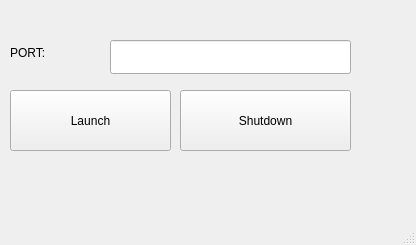
<?xml version="1.0" encoding="UTF-8"?>
<ui version="4.0">
 <class>MyServer</class>
 <widget class="QMainWindow" name="MyServer">
  <property name="geometry">
   <rect>
    <x>0</x>
    <y>0</y>
    <width>416</width>
    <height>245</height>
   </rect>
  </property>
  <property name="windowTitle">
   <string>Server</string>
  </property>
  <widget class="QWidget" name="centralwidget">
   <widget class="QPushButton" name="launchButton">
    <property name="geometry">
     <rect>
      <x>10</x>
      <y>90</y>
      <width>161</width>
      <height>61</height>
     </rect>
    </property>
    <property name="text">
     <string>Launch</string>
    </property>
   </widget>
   <widget class="QPushButton" name="shutdownButton">
    <property name="geometry">
     <rect>
      <x>180</x>
      <y>90</y>
      <width>171</width>
      <height>61</height>
     </rect>
    </property>
    <property name="text">
     <string>Shutdown</string>
    </property>
   </widget>
   <widget class="QLabel" name="portLable">
    <property name="geometry">
     <rect>
      <x>10</x>
      <y>40</y>
      <width>98</width>
      <height>26</height>
     </rect>
    </property>
    <property name="text">
     <string>PORT:</string>
    </property>
   </widget>
   <widget class="QLineEdit" name="portNumberEdit">
    <property name="geometry">
     <rect>
      <x>110</x>
      <y>40</y>
      <width>241</width>
      <height>34</height>
     </rect>
    </property>
   </widget>
  </widget>
  <widget class="QMenuBar" name="menubar">
   <property name="geometry">
    <rect>
     <x>0</x>
     <y>0</y>
     <width>416</width>
     <height>31</height>
    </rect>
   </property>
  </widget>
  <widget class="QStatusBar" name="statusbar"/>
 </widget>
 <resources/>
 <connections>
  <connection>
   <sender>shutdownButton</sender>
   <signal>clicked()</signal>
   <receiver>MyServer</receiver>
   <slot>close()</slot>
   <hints>
    <hint type="sourcelabel">
     <x>632</x>
     <y>482</y>
    </hint>
    <hint type="destinationlabel">
     <x>664</x>
     <y>373</y>
    </hint>
   </hints>
  </connection>
 </connections>
</ui>
